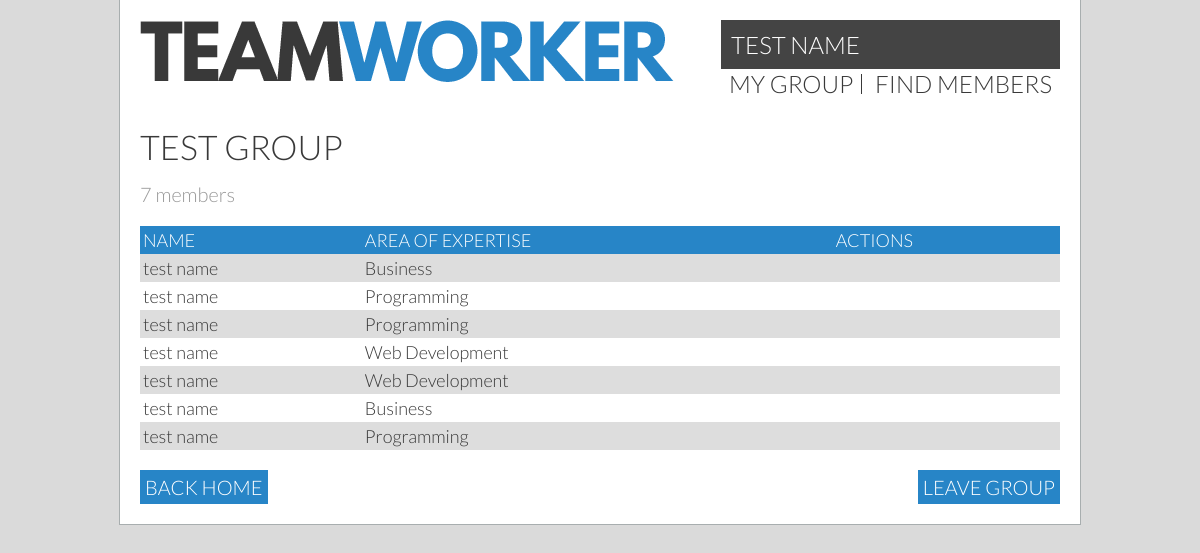
The app's page /list.php (signed in) with its own data.
### tables this page shows
CREATE TABLE `users` (
  `id` int(11) unsigned NOT NULL AUTO_INCREMENT,
  `permissions` int(11) NOT NULL DEFAULT '1',
  `currentGroup` int(11) DEFAULT '0',
  `groupLeader` tinyint(1) DEFAULT NULL,
  `name` varchar(40) DEFAULT NULL,
  `displayName` varchar(30) DEFAULT NULL,
  `email` varchar(40) DEFAULT NULL,
  `password` char(64) DEFAULT NULL,
  `dob` date DEFAULT NULL,
  `mainArea` varchar(30) DEFAULT NULL,
  `skills` varchar(30) DEFAULT NULL,
  `gpa` double DEFAULT NULL,
  `goal` double DEFAULT NULL,
  `bio` varchar(300) DEFAULT NULL,
  `studentID` varchar(255) DEFAULT NULL,
  PRIMARY KEY (`id`),
  UNIQUE KEY `email` (`email`),
  UNIQUE KEY `studentID` (`studentID`)
);

CREATE TABLE `groups` (
  `id` int(11) unsigned NOT NULL AUTO_INCREMENT,
  `name` varchar(40) NOT NULL DEFAULT '',
  `description` mediumtext,
  PRIMARY KEY (`id`),
  UNIQUE KEY `name` (`name`)
);

### userHandler.php (called while the page is built, shortened)
<?php
include_once('pdo.inc');
if(isset($_SESSION['id'])) {
  $sessionId = $_SESSION['id'];
  $query = ('SELECT * FROM users WHERE id = :id');
  $statement = $db -> prepare($query);
  $statement -> bindValue(':id', $sessionId);
  if (!$statement -> execute()) { print_r($statement->errorInfo()); }
  $result = $statement -> fetch(PDO::FETCH_ASSOC);
  $userId = $_SESSION['id'];
  $realName = $result['name'];
  if($result['displayName'] == "") {
    $userName = $realName;
  } else {
    $userName = $result['displayName'];
  }
  $group = $result['currentGroup'];
}
?>

### groupHandler.php (called while the page is built, shortened)
<?php
function getGroup($db, $group) {
$query = ('SELECT * FROM users WHERE currentGroup = :myGroup');
$statement = $db -> prepare($query);
$statement -> bindValue(':myGroup', $group);
if (!$statement -> execute()) {
    print_r($statement->errorInfo());
}
$result = $statement -> fetchAll(PDO::FETCH_ASSOC);
return $result;
}
function getGroupName($groupId, $db) {
  $query = ('SELECT name FROM groups WHERE id = :groupId');
  $statement = $db -> prepare($query);
  $statement -> bindValue(':groupId', $groupId);
  if (!$statement -> execute()) { print_r($stm->errorInfo());}
  $result = $statement -> fetch(PDO::FETCH_ASSOC);
  return $result['name'];
}
?>

### list.php (the view, shortened to what this page needs)
<?php include('userHandler.php') ?>
<?php include('groupHandler.php') ?>
<!DOCTYPE HTML>
<html>
<head>
  <?php include "stylesheets.inc"; ?>
</head>
<body>
  <main>
    <?php include "header.inc"; ?>
    <div class="content">
      <?php if ($group == 0) {
        echo "<h2>You're not in a group yet!</h2>";
        } else {
        $myGroup = getGroup($db, $group);
      ?>
      <h1><?php echo getGroupName($group, $db); ?></h1>
      <h2 class="subtitle"><?php echo sizeof($myGroup) ?> members</h2>
      <table>
        <tr>    <th>Name</th>   <th>Area of Expertise</th>  <th>Actions</th>    </tr>
        <?php
          foreach ($myGroup as $a) {
        ?>
          <tr>
            <td><?=$a['displayName']?></td>
            <td><?=$a['mainArea']?></td>
            <td>
            <?php if($a['id'] != $_SESSION['id'] && $groupLeader == true) {  ?>
            <a class="button" href="?action=remove&amp;user=<?=$a['id']?>" onclick="return confirm('Remove <?=$a['name']?>?')")>Remove from group</a>
            <?php }  ?></td>
          </tr>
        <?php  }  ?>
      </table>
      <a class="button right" href="?action=remove&amp;user=<?=$userId?>" onclick="return confirm('Leave <?php echo getGroupName($group, $db); ?>?')">Leave Group</a>
      <a class="button left" href="/">Back Home</a>
      <?php } ?>
    </div>
  </main>
</body>
</html>

### nav.inc (shortened to what this page needs)
<nav>
  <div class="topNavProfile">
    <a href='profile.php'><?=$userName?></a>
  </div>
  <ul>
    <?php if($group != 0) { ?>
      <li><a href="list.php">my group</a></li>
      <li><a href="filters.php">find members</a></li>
    <?php } ?>
  </ul>
</nav>

### style.css (style rules this page uses)
body { margin: 0; padding:0; font-family: 'Lato', sans-serif; font-weight: 300; font-size:20px; }
main { width:960px; height:auto; margin:0 auto; }
.content { margin: 20px; overflow: auto; }
h1 { font-weight:300; font-size:1.7em; text-transform:uppercase; margin: 15px 0; }
.content h1:first-child { margin-top:0; }
h2 { font-weight:300; font-size:1.3em; text-transform:uppercase; margin:15px 0; }
.subtitle { color: #999; font-size: 1em; text-transform: none; margin: 0; }
a { text-decoration:none; color:inherit; transition: opacity 0.3s ease; }
.button { display: inline-block; padding: 5px; text-transform: uppercase; color: #fff; background-color: #2785c7; }
.left { float: left; }
.right { float: right; }
nav { font-size:1.2em; text-transform: uppercase; display:inline-block; float:right; }
nav ul { list-style:none; padding:0; margin:0; }
nav li { display:inline-block; border-right:1px solid #393939; padding:0 8px; line-height:20px; }
nav ul li:last-child { border-right:none; }
.topNavProfile { background: #444; padding: 10px; }
.topNavProfile a { color: #fff; }
table { width:100%; box-sizing:border-box; font-size:0; border-spacing:0; margin:20px 0; }
th { text-transform:uppercase; font-weight: 300; }
td, th { font-size:18px; padding:3px; margin:0; text-align:left; min-height:1em; }

### colour.css (style rules this page uses)
body, .grain { background-color:#dadada; background-image:url(_resources/15p-grey.jpg); }
main { background-color:white; }
.accent, ul.filters li, form#login input[type="submit"], th, .progress, .blue-square, .status .online .icon { background-color:#2785c7; }
tr:nth-child(even) { background-color:#ddd; }
body, main { color:#393939; }
ul.filters li, form#login input[type="submit"], th, .glance, .status .icon { color:white; }
main { border: 1px solid #a8aeaf; border-top:none; }

### records on screen
users: displayName "TEST NAME", currentGroup.name "TEST GROUP", displayName "test name", mainArea "Business"
users: displayName "test name", mainArea "Programming"
users: displayName "test name", mainArea "Programming"
users: displayName "test name", mainArea "Web Development"
users: displayName "test name", mainArea "Web Development"
users: displayName "test name", mainArea "Business"
users: displayName "test name", mainArea "Programming"

### other values on screen
sizeof($myGroup) "7"
